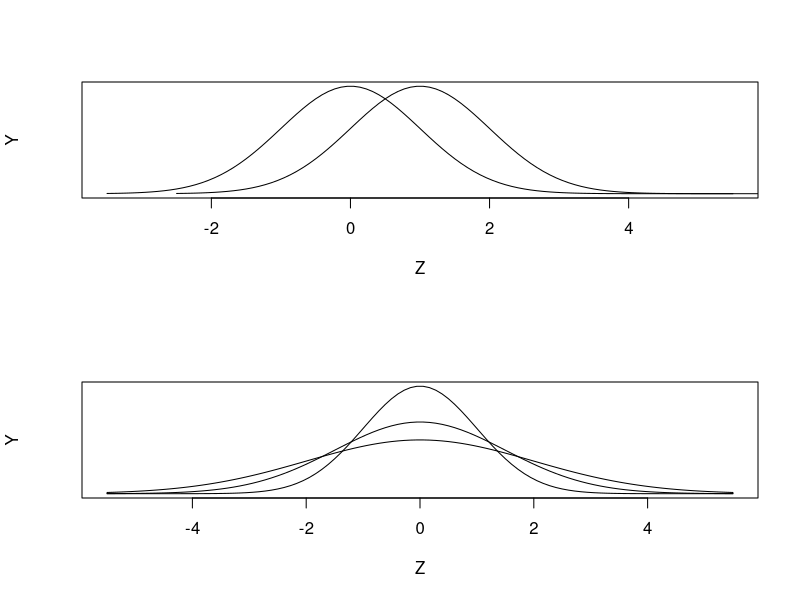
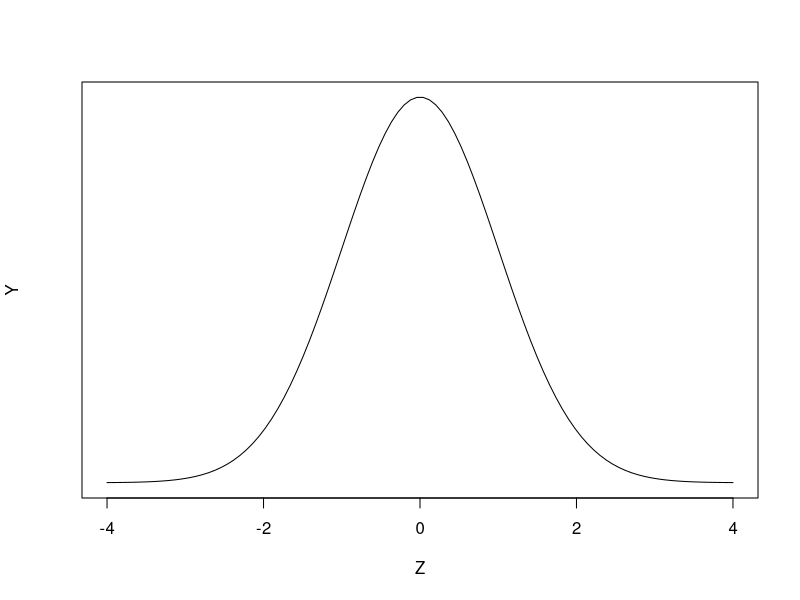

The R source for these figures, in order:
## ---- chunk 1
par(mfrow = c(2,1)) # This tells R to put 1 row, 1 columns
xlim. <- c(-3.5,5.5)
plot(x = seq(xlim.[1],xlim.[2], length.out = 100), y = dnorm(seq(xlim.[1],xlim.[2],length.out = 100)), 
     xlab = "Z", ylab = "Y", type = "l", yaxt = 'n', xlim = xlim.)
lines(x = seq(xlim.[1],xlim.[2], length.out = 100) + 1, y = dnorm(seq(xlim.[1],xlim.[2],length.out = 100)))


xlim. <- c(-5.5,5.5)
plot(x = seq(xlim.[1],xlim.[2], length.out = 100), y = dnorm(seq(xlim.[1],xlim.[2],length.out = 100)), 
     xlab = "Z", ylab = "Y", type = "l", yaxt = 'n', xlim = xlim.)
lines(x = seq(xlim.[1],xlim.[2], length.out = 100), y = dnorm(seq(xlim.[1],xlim.[2],length.out = 100), sd = 1.5))
lines(x = seq(xlim.[1],xlim.[2], length.out = 100), y = dnorm(seq(xlim.[1],xlim.[2],length.out = 100), sd = 2))


## ---- chunk 2
# Histogram for fig 4.8.1
par(mfrow = c(1,1)) # This tells R to put 1 row, 1 columns

plot(x = seq(-4,4, length.out = 100), y = dnorm(seq(-4,4,length.out = 100)), xlab = "Z", ylab = "Y", type = "l", yaxt = 'n')
#Needs correct x axis
